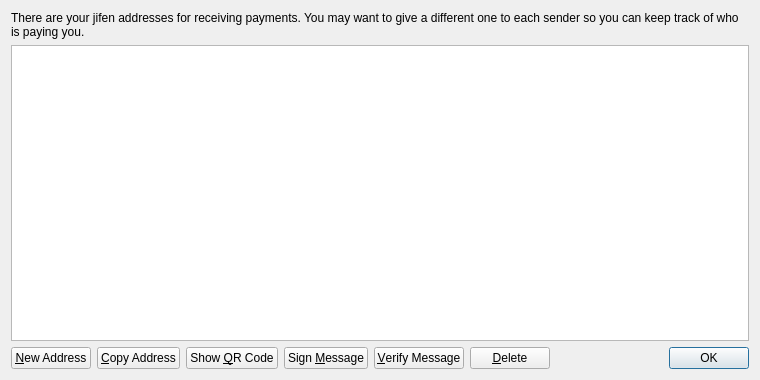
<?xml version="1.0" encoding="UTF-8"?>
<ui version="4.0">
 <class>AddressBookPage</class>
 <widget class="QWidget" name="AddressBookPage">
  <property name="geometry">
   <rect>
    <x>0</x>
    <y>0</y>
    <width>760</width>
    <height>380</height>
   </rect>
  </property>
  <property name="windowTitle">
   <string>Address Book</string>
  </property>
  <layout class="QVBoxLayout" name="verticalLayout">
   <item>
    <widget class="QLabel" name="labelExplanation">
     <property name="text">
      <string>There are your jifen addresses for receiving payments. You may want to give a different one to each sender so you can keep track of who is paying you.</string>
     </property>
     <property name="textFormat">
      <enum>Qt::PlainText</enum>
     </property>
     <property name="wordWrap">
      <bool>true</bool>
     </property>
    </widget>
   </item>
   <item>
    <widget class="QTableView" name="tableView">
     <property name="contextMenuPolicy">
      <enum>Qt::CustomContextMenu</enum>
     </property>
     <property name="toolTip">
      <string>Double-click to edit address or label</string>
     </property>
     <property name="tabKeyNavigation">
      <bool>false</bool>
     </property>
     <property name="alternatingRowColors">
      <bool>true</bool>
     </property>
     <property name="selectionMode">
      <enum>QAbstractItemView::SingleSelection</enum>
     </property>
     <property name="selectionBehavior">
      <enum>QAbstractItemView::SelectRows</enum>
     </property>
     <property name="sortingEnabled">
      <bool>true</bool>
     </property>
     <attribute name="verticalHeaderVisible">
      <bool>false</bool>
     </attribute>
    </widget>
   </item>
   <item>
    <layout class="QHBoxLayout" name="horizontalLayout">
     <item>
      <widget class="QPushButton" name="newAddressButton">
       <property name="toolTip">
        <string>Create a new address</string>
       </property>
       <property name="text">
        <string>&amp;New Address</string>
       </property>
       <property name="icon">
        <iconset resource="../bitcoin.qrc">
         <normaloff>:/icons/add</normaloff>:/icons/add</iconset>
       </property>
      </widget>
     </item>
     <item>
      <widget class="QPushButton" name="copyToClipboard">
       <property name="toolTip">
        <string>Copy the currently selected address to the system clipboard</string>
       </property>
       <property name="text">
        <string>&amp;Copy Address</string>
       </property>
       <property name="icon">
        <iconset resource="../bitcoin.qrc">
         <normaloff>:/icons/editcopy</normaloff>:/icons/editcopy</iconset>
       </property>
      </widget>
     </item>
     <item>
      <widget class="QPushButton" name="showQRCode">
       <property name="text">
        <string>Show &amp;QR Code</string>
       </property>
       <property name="icon">
        <iconset resource="../bitcoin.qrc">
         <normaloff>:/icons/qrcode</normaloff>:/icons/qrcode</iconset>
       </property>
      </widget>
     </item>
     <item>
      <widget class="QPushButton" name="signMessage">
       <property name="toolTip">
        <string>Sign a message to prove you own a jifen address</string>
       </property>
       <property name="text">
        <string>Sign &amp;Message</string>
       </property>
       <property name="icon">
        <iconset resource="../bitcoin.qrc">
         <normaloff>:/icons/edit</normaloff>:/icons/edit</iconset>
       </property>
      </widget>
     </item>
     <item>
      <widget class="QPushButton" name="verifyMessage">
       <property name="toolTip">
        <string>Verify a message to ensure it was signed with a specified jifen address</string>
       </property>
       <property name="text">
        <string>&amp;Verify Message</string>
       </property>
       <property name="icon">
        <iconset resource="../bitcoin.qrc">
         <normaloff>:/icons/transaction_0</normaloff>:/icons/transaction_0</iconset>
       </property>
      </widget>
     </item>
     <item>
      <widget class="QPushButton" name="deleteButton">
       <property name="toolTip">
        <string>Delete the currently selected address from the list</string>
       </property>
       <property name="text">
        <string>&amp;Delete</string>
       </property>
       <property name="icon">
        <iconset resource="../bitcoin.qrc">
         <normaloff>:/icons/remove</normaloff>:/icons/remove</iconset>
       </property>
      </widget>
     </item>
     <item>
      <spacer name="horizontalSpacer">
       <property name="orientation">
        <enum>Qt::Horizontal</enum>
       </property>
       <property name="sizeHint" stdset="0">
        <size>
         <width>40</width>
         <height>20</height>
        </size>
       </property>
      </spacer>
     </item>
     <item>
      <widget class="QDialogButtonBox" name="buttonBox">
       <property name="sizePolicy">
        <sizepolicy hsizetype="Maximum" vsizetype="Fixed">
         <horstretch>0</horstretch>
         <verstretch>0</verstretch>
        </sizepolicy>
       </property>
       <property name="standardButtons">
        <set>QDialogButtonBox::Ok</set>
       </property>
      </widget>
     </item>
    </layout>
   </item>
  </layout>
 </widget>
 <resources>
  <include location="../bitcoin.qrc"/>
 </resources>
 <connections/>
</ui>
